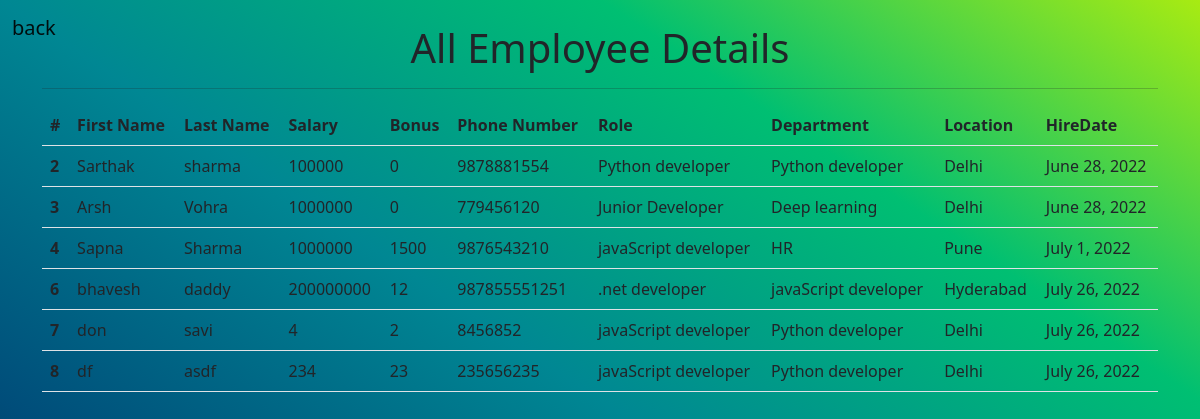
The app's page /all_emp with its own data.
### emp_app/models.py (models this page shows, shortened)
class Employee(models.Model):
    first_name = models.CharField(max_length=100, null = False)
    last_name = models.CharField(max_length=100)
    dept = models.ForeignKey(Department, on_delete=models.CASCADE)
    salary = models.IntegerField(default=0)
    bonus = models.IntegerField(default=0)
    role = models.ForeignKey(Role, on_delete=models.CASCADE)
    phone = models.IntegerField(default=0)
    hire_date =models.DateField()

class Role(models.Model):
    name = models.CharField(max_length=100, null = False)

class Department(models.Model):
    name = models.CharField(max_length=100, null = False)
    location = models.CharField(max_length=100)

### emp_app/views.py (the view)
# urls.py: path('all_emp', views.all_emp, name='all_emp'),
def all_emp(request):
    emps = Employee.objects.all()
    context = {
        'emps':emps
    }
    return render(request, 'all_emp.html',context)

### emp_app/templates/all_emp.html (shortened to what this page needs)
<!doctype html>
<html lang="en">
  <head>
    <link href="https://cdn.jsdelivr.net/npm/bootstrap@5.2.0-beta1/dist/css/bootstrap.min.css" rel="stylesheet">
  </head>
  <body>
    <nav class="navbar navbar-expand-lg navbar-light fixed-top">
      <div class="container-fluid">
        <a class="navbar-brand" href="/index">back</a>
      </div>
    </nav>
    <br>
    <div class="container">
        <h1 style="text-align:center;">All Employee Details</h1>
        <hr>
        <table class="table  table-hover">
            <thead>
                <tr>
                  <th scope="col">#</th>
                  <th scope="col">First Name</th>
                  <th scope="col">Last Name</th>
                  <th scope="col">Salary</th>
                  <th scope="col">Bonus</th>
                  <th scope="col">Phone Number</th>
                  <th scope="col">Role</th>
                  <th scope="col">Department</th>
                  <th scope="col">Location</th>
                  <th scope="col">HireDate</th>
                </tr>
              </thead>
              {% for emp in emps %}
              <tbody>
                <tr>
                  <th scope="row">{{emp.id}}</th>
                  <td>{{emp.first_name}}</td>
                  <td>{{emp.last_name}}</td>
                  <td>{{emp.salary}}</td>
                  <td>{{emp.bonus}}</td>
                  <td>{{emp.phone}}</td>
                  <td>{{emp.role.name}}</td>
                  <td>{{emp.dept.name}}</td>
                  <td>{{emp.dept.location}}</td>
                  <td>{{emp.hire_date}}</td>
                </tr>
              </tbody>
              {% endfor %}
        </table>
    </div>
  </body>
</html>

### emp_app/templates/all_emp.html (style rules this page uses)
html { height:100%; }
body { height:100%; background-image: linear-gradient(to right top, #051937, #004d7a, #008793, #00bf72, #a8eb12); }

### records on screen
Employee: id "2", first_name "Sarthak", last_name "sharma", salary "100000", bonus "0", phone "9878881554", role.name "Python developer", dept.name "Python developer", dept.location "Delhi", hire_date "June 28, 2022"
Employee: id "3", first_name "Arsh", last_name "Vohra", salary "1000000", bonus "0", phone "779456120", role.name "Junior Developer", dept.name "Deep learning", dept.location "Delhi", hire_date "June 28, 2022"
Employee: id "4", first_name "Sapna", last_name "Sharma", salary "1000000", bonus "1500", phone "9876543210", role.name "javaScript developer", dept.name "HR", dept.location "Pune", hire_date "July 1, 2022"
Employee: id "6", first_name "bhavesh", last_name "daddy", salary "200000000", bonus "12", phone "987855551251", role.name ".net developer", dept.name "javaScript developer", dept.location "Hyderabad", hire_date "July 26, 2022"
Employee: id "7", first_name "don", last_name "savi", salary "4", bonus "2", phone "8456852", role.name "javaScript developer", dept.name "Python developer", dept.location "Delhi", hire_date "July 26, 2022"
Employee: id "8", first_name "df", last_name "asdf", salary "234", bonus "23", phone "235656235", role.name "javaScript developer", dept.name "Python developer", dept.location "Delhi", hire_date "July 26, 2022"
